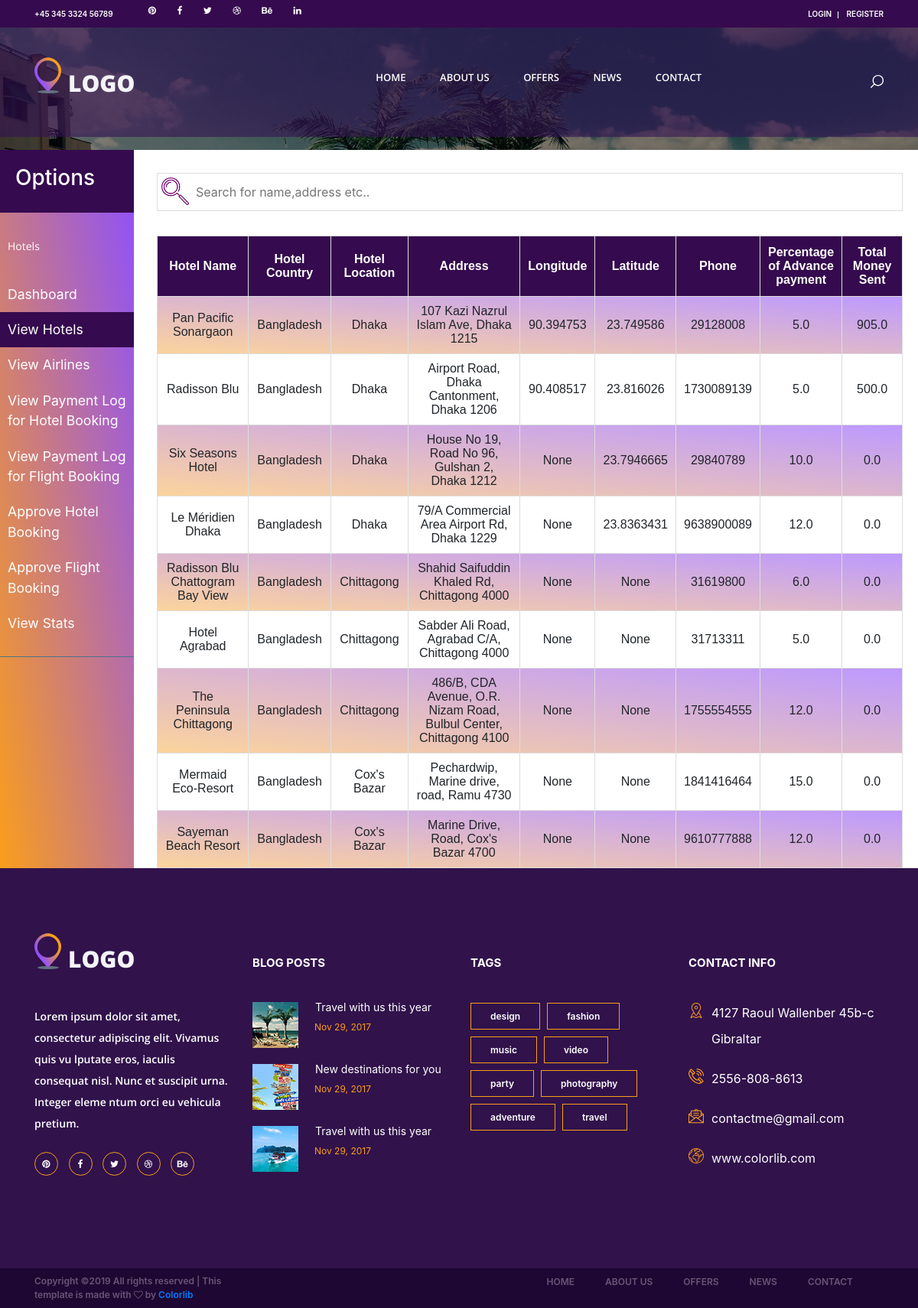
Page /viewHotels on the earlier database version.
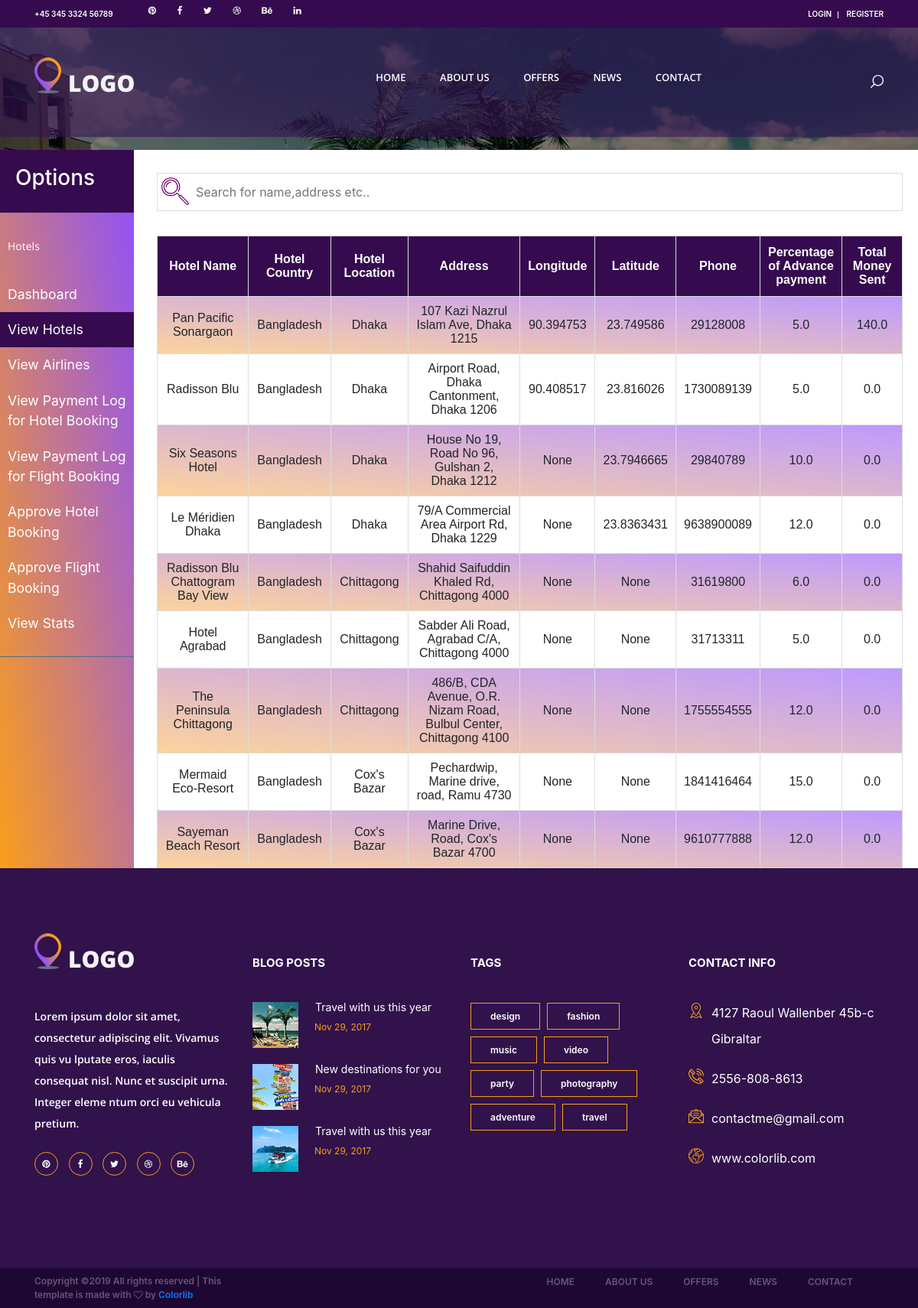
Same page on the later database version.
### database/models.py (models this page shows, shortened)
class Hotel(models.Model):
    Hotel_Name = models.CharField(max_length=200)
    Hotel_Location = models.CharField(max_length=500)
    Hotel_Country = models.CharField(max_length=500, null=True)
    TotalSentMoney = models.FloatField()
    Percentage = models.FloatField()
    CompanyAdmin = models.ForeignKey(User, on_delete=models.CASCADE, null=True)
    Description = models.TextField(null=True)
    Address = models.CharField(max_length=200, null=True)
    Phone = models.PositiveIntegerField(null=True)
    Latitude = models.FloatField(null=True)
    Longitude = models.FloatField(null=True)

### siteadmin/views.py (the view)
# urls.py: path('viewHotels', views.viewHotels, name='HotelList'),
def viewHotels(request):
    cursor = connection.cursor()
    cursor.execute(
        "select Hotel_Name,Hotel_Location,Hotel_Country,Address,Phone,TotalSentMoney,Percentage,Latitude,Longitude"
        " from database_hotel")
    data = namedtuplefetchall(cursor)
    cursor.execute("select count(*) as cnt from database_hotel_booking HB join database_booking B on "
                   "(HB.Booking_id=B.id) where HB.isApproved=0 AND HB.isCancellationApproved=0 AND B.Status<>2")
    hotelApproveCount = namedtuplefetchall(cursor)[0].cnt
    cursor.execute("select count(*) as cnt from database_hotel_booking HB join database_booking B on "
                   "(HB.Booking_id=B.id) where HB.isApproved=1 AND HB.isCancellationApproved=0 AND B.Status=2")
    hotelCancelCount = namedtuplefetchall(cursor)[0].cnt
    cursor.execute("select count(*) as cnt from database_flight_booking FB join database_booking B on "
                   "(FB.Booking_id=B.id) where FB.isApproved=0 AND FB.isCancellationApproved=0 AND B.Status<>2")
    flightApproveCount = namedtuplefetchall(cursor)[0].cnt
    cursor.execute("select count(*) as cnt from database_flight_booking FB join database_booking B on "
                   "(FB.Booking_id=B.id) where FB.isApproved=1 AND FB.isCancellationApproved=0 AND B.Status=2")
    flightCancelCount = namedtuplefetchall(cursor)[0].cnt
    return render(request, "siteadmin/AdminHotels.html",
                  {'data': data, 'hotelApproveCount': hotelApproveCount, 'hotelCancelCount': hotelCancelCount,
                   'flightApproveCount': flightApproveCount, 'flightCancelCount': flightCancelCount})

### siteadmin/views.py (called while the page is built)
def namedtuplefetchall(cursor):
    desc = cursor.description
    nt_result = namedtuple('Result', [col[0] for col in desc])
    return [nt_result(*row) for row in cursor.fetchall()]

### HotelFlight/templates/siteadmin/AdminHotels.html (shortened to what the changed rows need)
{% extends "search/base.html" %}
{% load static %}
{% load url_replace %}
{% load url_get %}
{% load widget_tweaks %}
{% block css %}
<link rel="stylesheet" type="text/css" href="{% static 'search/styles/bootstrap4/bootstrap.min.css' %}">
<link href="{% static 'search/plugins/font-awesome-4.7.0/css/font-awesome.min.css' %}" rel="stylesheet"
      type="text/css">
<link rel="stylesheet" type="text/css" href="{% static 'search/styles/search.css' %}">
<link rel="stylesheet" type="text/css" href="{% static 'search/styles/single_listing_styles.css' %}">
<link rel="stylesheet" type="text/css" href="{% static 'search/styles/responsive.css' %}">
<link rel="stylesheet" type="text/css" href="{% static 'gijgo/js/gijgo.min.css' %}">
<link rel="stylesheet" type="text/css" href="{% static 'adminpanel/sidebar.css' %}">
<link rel="stylesheet" href="https://maxcdn.bootstrapcdn.com/bootstrap/4.0.0/css/bootstrap.min.css"
>
{% endblock css %}
{% block content %}
<div class="offers">
    <div class="">
        <div class="row">
            <div class="col-lg-10" style="padding-right: 35px;padding-top:30px;">
                <div class="rooms" style="margin-top: 20px;">
                    <table id="hotelTable" width="100%">
                        <tr align="center">
                            <th onclick="sortTable(0,false)">
                                Hotel Name
                            </th>
                            <th onclick="sortTable(1,false)">
                                Hotel Country
                            </th>
                            <th onclick="sortTable(2,false)">
                                Hotel Location
                            </th>
                            <th onclick="sortTable(3,false)" width="15%">
                                Address
                            </th>
                            <th onclick="sortTable(4,true)">
                                Longitude
                            </th>
                            <th onclick="sortTable(5,true)">
                                Latitude
                            </th>
                            <th onclick="sortTable(6,false)" width="10%">
                                Phone
                            </th>
                            <th onclick="sortTable(7,true)" width="10%">
                                Percentage of Advance payment
                            </th>
                            <th onclick="sortTable(8,true)">
                                Total Money Sent
                            </th>
                        </tr>
                        {% for datum in data %}
                        <tr align="center">
                            <td>
                                {{ datum.Hotel_Name }}
                            </td>
                            <td>
                                {{ datum.Hotel_Country }}
                            </td>
                            <td>
                                {{ datum.Hotel_Location }}
                            </td>
                            <td>
                                {{ datum.Address }}
                            </td>
                            <td>
                                {{ datum.Longitude }}
                            </td>
                            <td>
                                {{ datum.Latitude }}
                            </td>
                            <td>
                                {{ datum.Phone }}
                            </td>
                            <td>
                                {{ datum.Percentage }}
                            </td>
                            <td>
                                {{ datum.TotalSentMoney }}
                            </td>
                        </tr>
                        {% endfor %}
                    </table>
                </div>
            </div>
        </div>
    </div>
</div>
{% endblock content %}

Differences in the rows shown:
changed Hotel "Pan Pacific Sonargaon": TotalSentMoney "905.0" → "140.0"
changed Hotel "Radisson Blu": TotalSentMoney "500.0" → "0.0"
